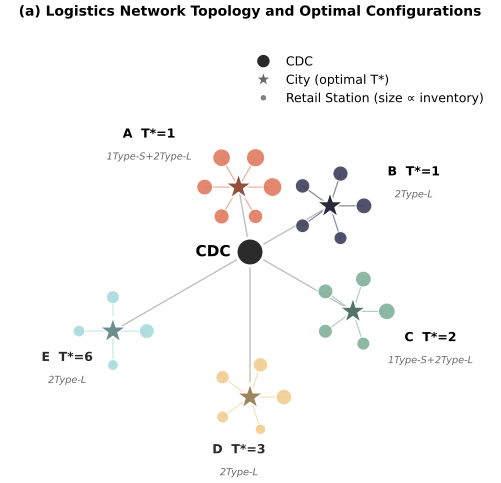

Generate this figure with Python:
"""Figure 1: A shifted slightly counter-clockwise, A/B labels raised."""

import sys
import os
sys.path.insert(0, os.path.abspath(os.path.dirname(__file__) + '/..'))

import json
import matplotlib.pyplot as plt
import matplotlib.colors as mcolors
from matplotlib.lines import Line2D
import numpy as np
from config.parameters import get_daily_demand, LEAD_TIME, STORAGE_CONVERSION

def darken_color(hex_color: str, factor: float = 0.65):
    """将 HEX 颜色加深。"""
    rgb = mcolors.to_rgb(hex_color)
    return tuple(c * factor for c in rgb)

plt.rcParams['font.family'] = 'sans-serif'
plt.rcParams['font.size'] = 9

COLOR_CITIES = {
    'A': '#E07A5F',
    'B': '#3D405B',
    'C': '#81B29A',
    'D': '#F2CC8F',
    'E': '#A8DADC'
}
DARK_TEXT_CITIES = {'D', 'E'}

with open('figures/data.json', 'r') as f:
    data = json.load(f)

fig, ax = plt.subplots(figsize=(7, 5), dpi=300)
ax.set_aspect('equal')

# CDC centered, label on left
cdc_x, cdc_y = 0, 0
ax.scatter(cdc_x, cdc_y, s=400, c='#2A2A2A', zorder=5, edgecolors='white', linewidths=2)
ax.annotate('CDC', (cdc_x, cdc_y), textcoords="offset points", xytext=(-14, 0),
            ha='right', va='center', fontsize=11, fontweight='bold')

cities = ['A', 'B', 'C', 'D', 'E']
display_distances = [50, 70, 90, 110, 120]
# Shift A slightly counter-clockwise (from 90 to 100) to widen A-B gap
angles_deg = [100, 30, -30, -90, -150]
scale = 0.035

for i, city in enumerate(cities):
    angle = np.radians(angles_deg[i])
    d = display_distances[i] * scale
    cx = cdc_x + d * np.cos(angle)
    cy = cdc_y + d * np.sin(angle)
    
    ax.plot([cdc_x, cx], [cdc_y, cy], 'k-', linewidth=1.0, alpha=0.25, zorder=1)
    star_color = darken_color(COLOR_CITIES[city], 0.65)
    ax.scatter(cx, cy, s=420, color=star_color, marker='*', zorder=4,
               edgecolors='white', linewidths=1.2)
    
    text_color = '#2A2A2A' if city in DARK_TEXT_CITIES else 'black'
    n_small = data['cities'][city]['n_small']
    n_large = data['cities'][city]['n_large']
    parts = []
    if n_small > 0:
        parts.append(f"{n_small}Type-S")
    if n_large > 0:
        parts.append(f"{n_large}Type-L")
    veh_label = "+".join(parts)
    
    # Raise A/B labels a bit higher than others
    anchor_radius = 1.8 if city in ('A', 'B') else 1.4
    ax_x = cx + anchor_radius * np.cos(angle)
    ax_y = cy + anchor_radius * np.sin(angle)
    
    text_offsets = {
        'A': (-56, -10),
        'B': (18, 0),
        'C': (23, 0),
        'D': (-8, 0),
        'E': (0, 0),
    }
    tx, ty = text_offsets[city]
    
    ax.annotate(f'{city}  T*={data["cities"][city]["optimal_T"]}', 
                (ax_x, ax_y), textcoords="offset points",
                xytext=(tx, ty),
                ha='center', va='center', fontsize=9, fontweight='bold',
                color=text_color,
                bbox=dict(boxstyle='round,pad=0.22', facecolor='white', edgecolor='none', alpha=0.95))
    
    ax.annotate(veh_label, 
                (ax_x, ax_y), textcoords="offset points",
                xytext=(tx, ty - 13),
                ha='center', va='top', fontsize=7, color='dimgray', style='italic')
    
    n_stations = data['cities'][city]['station_count']
    station_radius = 0.9
    station_angles = np.linspace(0, 2*np.pi, n_stations, endpoint=False)
    
    optimal_T = data['cities'][city]['optimal_T']
    for j, sa in enumerate(station_angles):
        sx = cx + station_radius * np.cos(sa)
        sy = cy + station_radius * np.sin(sa)
        daily = get_daily_demand(city, j)
        peak_inventory = daily * (optimal_T + LEAD_TIME)
        area = peak_inventory / STORAGE_CONVERSION
        point_size = area * 0.7 + 5
        ax.scatter(sx, sy, s=point_size, c=COLOR_CITIES[city], alpha=0.9, zorder=3,
                   edgecolors='white', linewidths=0.8)
        ax.plot([cx, sx], [cy, sy], '-', color=COLOR_CITIES[city], linewidth=0.9, alpha=0.6, zorder=2)

ax.set_xlim(-6.5, 6.5)
ax.set_ylim(-5.5, 5.5)
ax.axis('off')

ax.set_title('(a) Logistics Network Topology and Optimal Configurations',
             fontsize=10, fontweight='bold', pad=15, y=1.02)

legend_elements = [
    Line2D([0], [0], marker='o', color='w', markerfacecolor='#2A2A2A', markersize=10, label='CDC'),
    Line2D([0], [0], marker='*', color='w', markerfacecolor='dimgray', markersize=12, label='City (optimal T*)'),
    Line2D([0], [0], marker='o', color='w', markerfacecolor='gray', markersize=5, label='Retail Station (size ∝ inventory)'),
]
ax.legend(handles=legend_elements, loc='upper right', frameon=False, fontsize=9,
          bbox_to_anchor=(1.0, 1.0))

plt.tight_layout()
plt.savefig('figures/fix_fig1.pdf', bbox_inches='tight', pad_inches=0.05)
plt.savefig('figures/fix_fig1.png', dpi=300, bbox_inches='tight', pad_inches=0.05)
plt.close()
print('Fig 1 fixed and saved.')
